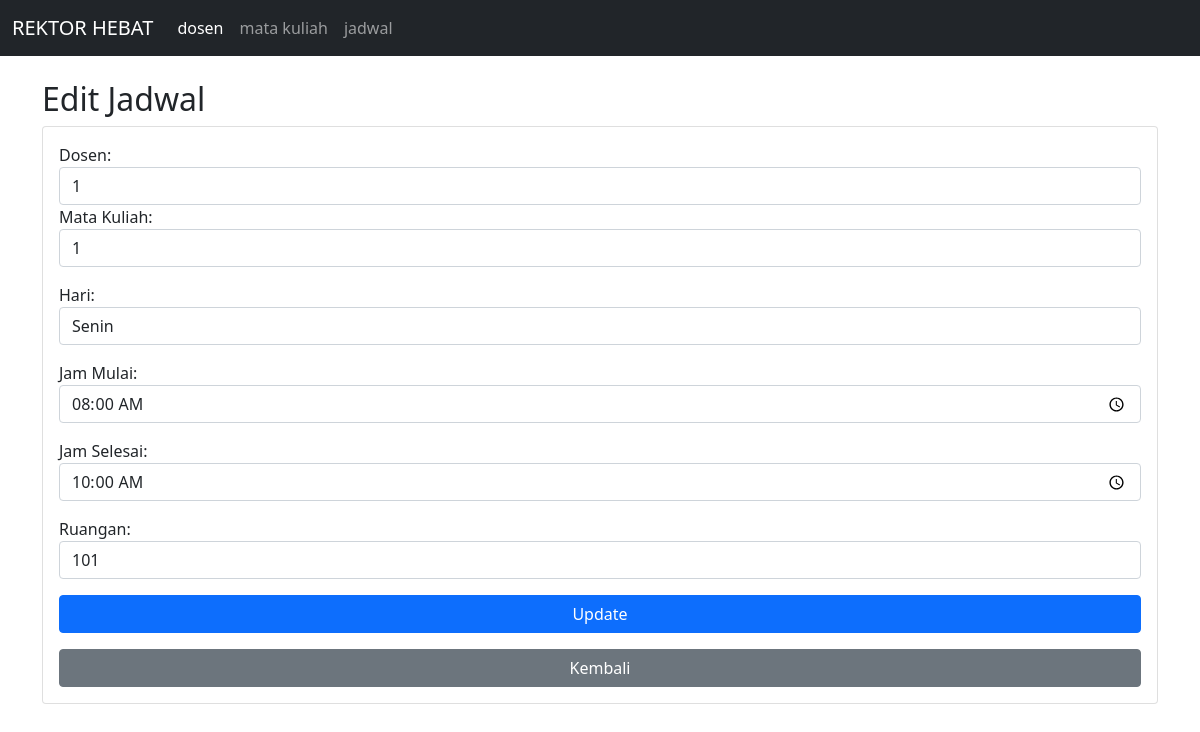
The page /index.php?page=jadwal&action=edit&id=1 on the database its author committed.
### tables this page shows
CREATE TABLE `jadwal` (
  `id_jadwal` int(11) NOT NULL,
  `id_dosen` int(11) NOT NULL,
  `id_matakuliah` int(11) NOT NULL,
  `hari` varchar(25) NOT NULL,
  `jam_mulai` time NOT NULL,
  `jam_selesai` time NOT NULL,
  `ruang` int(11) NOT NULL
);

### Controller/Base.Controller.php (called while the page is built, shortened)
<?php
abstract class BaseController {
    protected function render($view, $data = []) {
        extract($data);
        include 'Template/Header.php';
        include "view/{$view}.php";
        include 'Template/Footer.php';
    }
}
?>

### Controller/Jadwal.Controller.php (called while the page is built, shortened)
<?php
require_once 'controller/Base.Controller.php';
class JadwalController extends BaseController {
    private $model;
    public function __construct() {
        $this->model = new Jadwal();
    }
    public function handleRequest($action) {
        switch ($action) {
            case 'edit':
                $this->edit();
                break;
        }
    }
    public function edit() {
        $id = $_GET['id'];
        $data = mysqli_fetch_assoc($this->model->getJadwalById($id));
        $this->render('jadwal/edit', ['jadwal' => $data]);
    }
}
?>

### index.php (called while the page is built)
<?php
$page = isset($_GET['page']) ? $_GET['page'] : 'home';
$action = isset($_GET['action']) ? $_GET['action'] : 'index';
if ($page == 'dosen') {
    include_once("controller/Dosen.controller.php");
    $controller = new DosenController();
    $controller->handleRequest($action);
} else if ($page == 'matakuliah') {
    include_once("controller/MataKuliah.controller.php");
    $controller = new MataKuliahController();
    $controller->handleRequest($action);
} else if ($page == 'jadwal') {
    include_once "controller/Jadwal.controller.php";
    $controller = new JadwalController();
    $controller->handleRequest($action);
} else if ($page == 'home') {
    include_once("view/Home.view.php");
    $view = new HomeView();
    $view->renderHome();
}
?>

### Model/DB.Class.php (called while the page is built, shortened)
<?php
class DB
{
    var $db_host;
    var $db_user;
    var $db_pass;
    var $db_name;
    var $db_link;
    function __construct($db_host = "localhost", $db_user = "root", $db_pass = "", $db_name = "tp_mvc25_ver2")
    {
        $this->db_host = $db_host;
        $this->db_user = $db_user;
        $this->db_pass = $db_pass;
        $this->db_name = $db_name;
    }
    function open()
    {
        $this->db_link = mysqli_connect($this->db_host, $this->db_user, $this->db_pass, $this->db_name);
    }
    function execute($query)
    {
        $this->result = mysqli_query($this->db_link, $query);
        return $this->result;
    }
}

### Model/Jadwal.Class.php (called while the page is built, shortened)
<?php
include_once "model/DB.class.php";
class jadwal extends DB{
    function getJadwalById($id)
    {
        $query = "SELECT * FROM jadwal WHERE id_jadwal = $id";
        return $this->execute($query);
    }
}
?>

### View/Jadwal/edit.php (the view)
<h2>Edit Jadwal</h2>
<form method="POST" action="index.php?page=jadwal&action=edit&id=<?= $jadwal['id_jadwal'] ?>">
    <div class="card p-3">
        <label>Dosen:</label>
        <input type="text" name="id_dosen" value="<?= $jadwal['id_dosen'] ?>" class="form-control" required>
        <label>Mata Kuliah:</label>
        <input type="text" name="id_matakuliah" value="<?= $jadwal['id_matakuliah'] ?>" class="form-control" required>
        <label class="mt-3">Hari:</label>
        <input type="text" name="hari" value="<?= $jadwal['hari'] ?>" class="form-control" required>
        <label class="mt-3">Jam Mulai:</label>
        <input type="time" name="jam_mulai" value="<?= $jadwal['jam_mulai'] ?>" class="form-control" required>
        <label class="mt-3">Jam Selesai:</label>
        <input type="time" name="jam_selesai" value="<?= $jadwal['jam_selesai'] ?>" class="form-control" required>
        <label class="mt-3">Ruangan:</label>
        <input type="text" name="ruang" value="<?= $jadwal['ruang'] ?>" class="form-control" required>
        <button class="btn btn-primary mt-3" type="submit">Update</button>
        <a href="index.php?page=jadwal&action=index" class="btn btn-secondary mt-3">Kembali</a>
    </div>
</form>

### rows shown on the page
jadwal: id_dosen "1", id_matakuliah "1", hari "Senin", jam_mulai "08:00:00", jam_selesai "10:00:00", ruang "101"
